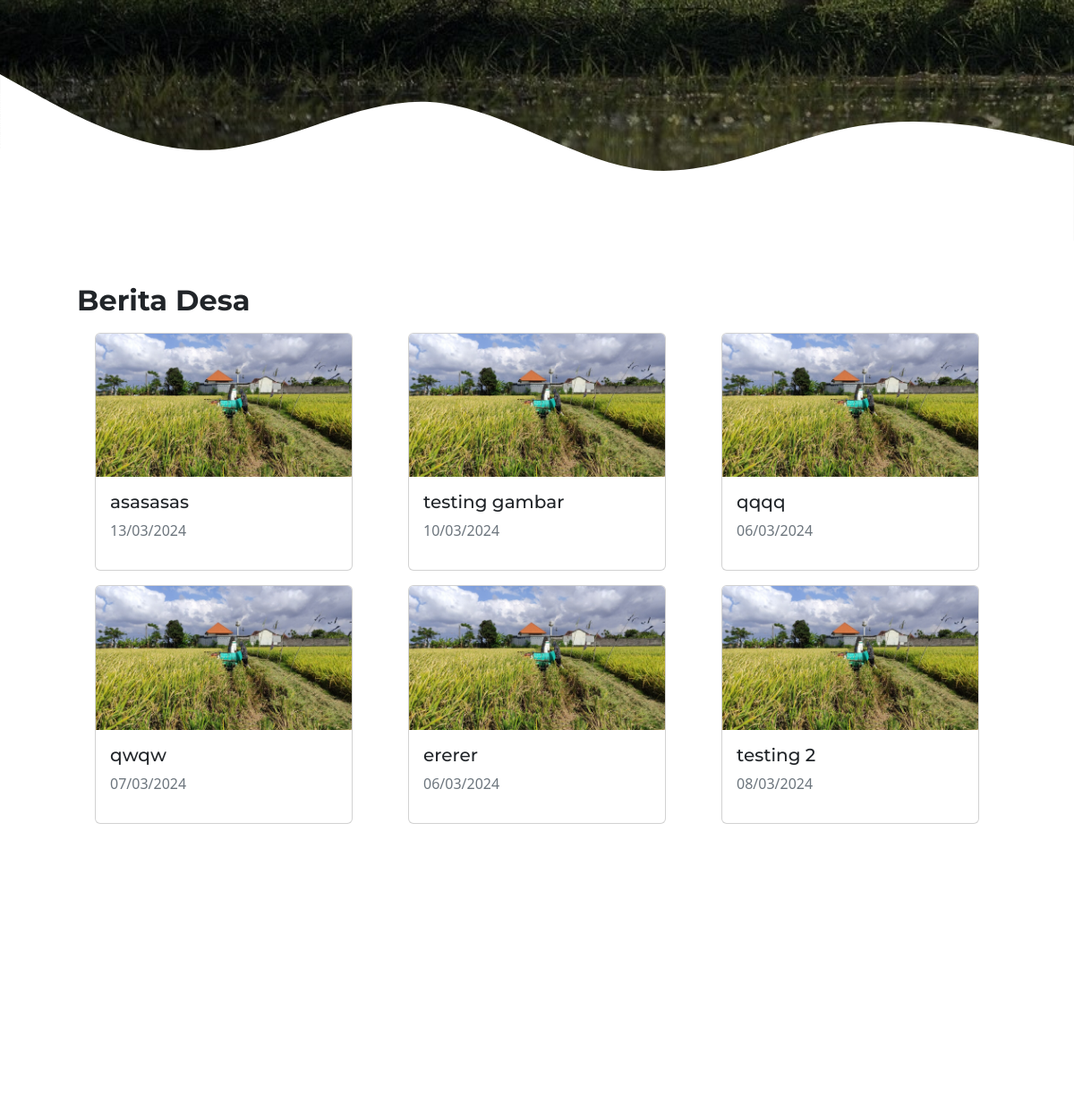
Before: / (middle part) with the older database file.
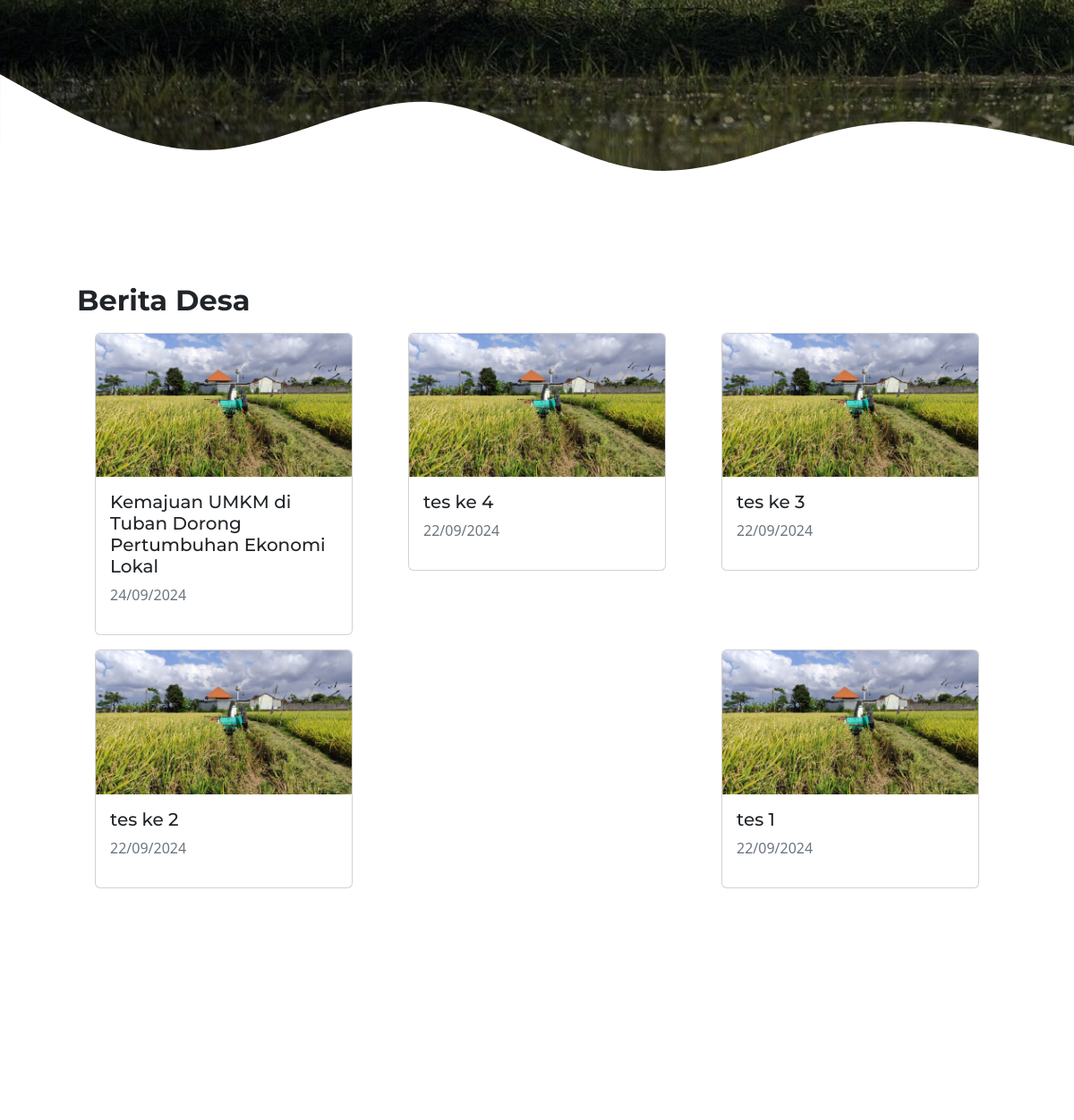
After: the same page with the newer database file.
### tables this page shows
CREATE TABLE `berita` (
  `berita_id` int NOT NULL,
  `uuid` char(36) NOT NULL,
  `judul` varchar(100) NOT NULL,
  `penulis` varchar(50) NOT NULL,
  `isi` text NOT NULL,
  `tanggal_publish` date NOT NULL
);

### service/select.php (called while the page is built)
<?php
class select
{
    function selectTable($table_name, $fields = '*', $condition = "")
    {
        return "SELECT $fields FROM $table_name $condition";
    }
}
$select = new select();

### index.php (the view, shortened to what this page needs)
<?php
include "service/connection.php";
include "service/select.php";
$sql_berita = $select->selectTable($table_name = "berita", $fields = "*", $condition = "ORDER BY berita_id DESC LIMIT 6");
$results_berita = $connected->query($sql_berita);
?>
<!DOCTYPE html>
<html lang="en">
<head>
  <link href="https://cdn.jsdelivr.net/npm/bootstrap@5.3.3/dist/css/bootstrap.min.css" rel="stylesheet"
 />
  <link href="https://cdn.jsdelivr.net/npm/@splidejs/splide@4.1.4/dist/css/splide.min.css" rel="stylesheet" />
  <link href="https://unpkg.com/aos@2.3.1/dist/aos.css" rel="stylesheet" />
  <link rel="stylesheet" href="./assets/css/style.css" />
</head>
<body>
  <div class="main-container">
    <div class="service">
    </div>
    <div class="berita">
      <div class="container-xl px-2">
        <div class="p-5 mb-10">
          <h2 class="fw-bold" data-aos="fade-up" data-aos-duration="500">
            Berita Desa
          </h2>
          <div class="container container-fluid d-flex justify-content-between flex-wrap">
            <?php if ($results_berita->num_rows > 0) { ?>
              <?php while ($data_berita = $results_berita->fetch_assoc()) {
                ?>
                <a href="pages/baca.php?d=<?= $data_berita["uuid"] ?>"
                  class="link-underline link-underline-opacity-0 text-dark">
                  <div class="card m-2" style="width: 18rem" data-aos="fade-up" data-aos-duration="600">
                    <img src="assets/img/sawah-1.jpg" class="card-img-top" alt="sawah" />
                    <div class="card-body">
                      <h5 class="card-title">
                        <?= $data_berita["judul"] ?>
                      </h5>
                      <p class="text-secondary"><?php
                      $formatted_date = date("d/m/Y", strtotime($data_berita["tanggal_publish"]));
                      echo $formatted_date ?></p>
                    </div>
                  </div>
                </a>
              <?php } ?>
            <?php } ?>
          </div>
        </div>
      </div>
    </div>
  </div>
</body>
</html>

### assets/css/style.css (style rules this page uses)
:root { --primary: #ffffff; --secondary: #3659cd; --accent-yellow: #ffc107; }
svg { z-index: 1; }
h1, h2, h3, h4, h5, h6 { font-family: "montserrat"; }
.service { min-height: 1000px; background-image: url(../img/farmer-2.jpg); background-size: cover; background-repeat: no-repeat; }
.berita { min-height: 1000px; background-color: var(--primary); }

Changed rows visible on the page:
removed berita: judul "asasasas", tanggal_publish "13/03/2024"
removed berita: judul "testing gambar", tanggal_publish "10/03/2024"
removed berita: judul "qqqq", tanggal_publish "06/03/2024"
removed berita: judul "qwqw", tanggal_publish "07/03/2024"
removed berita: judul "ererer", tanggal_publish "06/03/2024"
removed berita: judul "testing 2", tanggal_publish "08/03/2024"
added berita: judul "Kemajuan UMKM di Tuban Dorong Pertumbuhan Ekonomi Lokal", tanggal_publish "24/09/2024"
added berita: judul "tes ke 4", tanggal_publish "22/09/2024"
added berita: judul "tes ke 3", tanggal_publish "22/09/2024"
added berita: judul "tes ke 2", tanggal_publish "22/09/2024"
added berita: judul "tes 1", tanggal_publish "22/09/2024"
